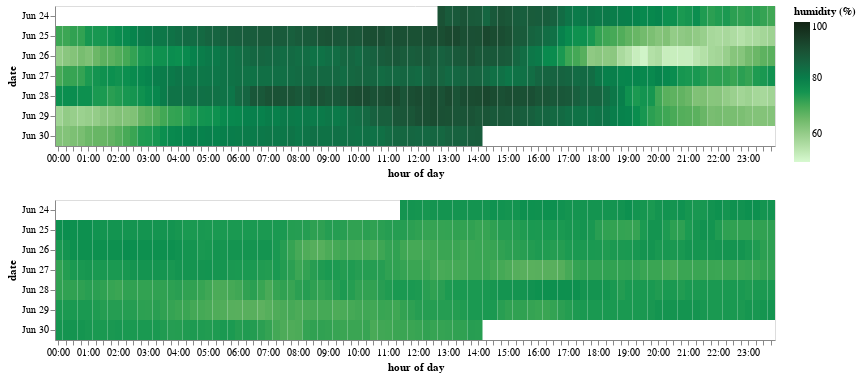

This figure's notebook cell:
### Code cell
f3 = alt.Chart(dfsub.reset_index()).mark_rect().encode(
    alt.X('hoursminutes(created_at):O', title='hour of day'),
    alt.Y('monthdate(created_at):O', title='date'),
    alt.Color('DuckBarnHumidity_External:Q', title='humidity (%)', scale=alt.Scale(domain=(50,100),range=palettable.cmocean.sequential.Algae_20.hex_colors)),
    tooltip=['hoursminutes(crated_at):O','monthdate(created_at):O','DuckBarnHumidity_External:Q']
).properties(
    width=720
)

f4 = f3.encode(
    alt.Color('CellarHumidity:Q', title='humidity (%)', scale=alt.Scale(domain=(50,100),range=palettable.cmocean.sequential.Algae_20.hex_colors)),
    tooltip=['hoursminutes(crated_at):O','monthdate(created_at):O','CellarHumidity:Q']
)
f3 & f4

### Figure 1 — Vega-Lite specification as saved in the notebook (floating-point values rounded to 4 significant figures; data arrays with more than 128 entries replaced by an {"elided": "..."} marker saying what was removed)
{"config": {"view": {"continuousWidth": 400, "continuousHeight": 300}}, "vconcat": [{"mark": "rect", "encoding": {"color": {"type": "quantitative", "field": "DuckBarnHumidity_External", "scale": {"domain": [50, 100], "range": ["#D7F9D0", "#C7EDBD", "#B5E1A9", "#A4D698", "#92CB86", "#80C176", "#6BB767", "#54AE5B", "#39A553", "#1C9A51", "#0B8F4F", "#07824C", "#0D7648", "#136A43", "#185E3D", "#1A5336", "#1A472E", "#183B26", "#162F1D", "#122414"]}, "title": "humidity (%)"}, "tooltip": [{"type": "ordinal", "field": "crated_at", "timeUnit": "hoursminutes"}, {"type": "ordinal", "field": "created_at", "timeUnit": "monthdate"}, {"type": "quantitative", "field": "DuckBarnHumidity_External"}], "x": {"type": "ordinal", "field": "created_at", "timeUnit": "hoursminutes", "title": "hour of day"}, "y": {"type": "ordinal", "field": "created_at", "timeUnit": "monthdate", "title": "date"}}, "width": 720}, {"mark": "rect", "encoding": {"color": {"type": "quantitative", "field": "CellarHumidity", "scale": {"domain": [50, 100], "range": ["#D7F9D0", "#C7EDBD", "#B5E1A9", "#A4D698", "#92CB86", "#80C176", "#6BB767", "#54AE5B", "#39A553", "#1C9A51", "#0B8F4F", "#07824C", "#0D7648", "#136A43", "#185E3D", "#1A5336", "#1A472E", "#183B26", "#162F1D", "#122414"]}, "title": "humidity (%)"}, "tooltip": [{"type": "ordinal", "field": "crated_at", "timeUnit": "hoursminutes"}, {"type": "ordinal", "field": "created_at", "timeUnit": "monthdate"}, {"type": "quantitative", "field": "CellarHumidity"}], "x": {"type": "ordinal", "field": "created_at", "timeUnit": "hoursminutes", "title": "hour of day"}, "y": {"type": "ordinal", "field": "created_at", "timeUnit": "monthdate", "title": "date"}}, "width": 720}], "data": {"name": "data-1dd9532247e415264b465329067c982b"}, "$schema": "https://vega.github.io/schema/vega-lite/v4.8.1.json", "datasets": {"data-1dd9532247e415264b465329067c982b": {"elided": "587 records"}}}
